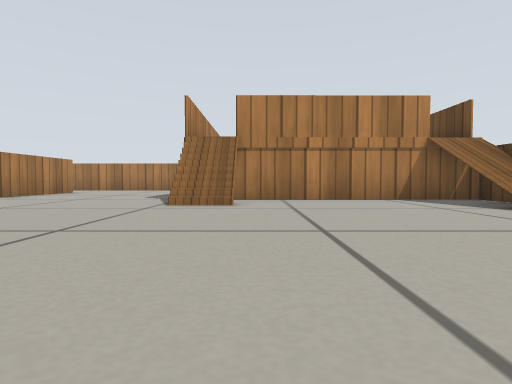
view 1 (above)

14 first-person views from a walk through a robot-simulator world made for Gazebo. The camera is 0.19 m above the floor, tilts 2° down and sees 75° across. The floor is counted in squares, 0.5 m on a side. Each view is taken from the middle of a square. On the plan, view 1 faces up. The plan holds only what a view shows up to about 9 squares ahead; the rest is blank. Simple patterns stand in for the simulator's built-in surfaces.

view 2
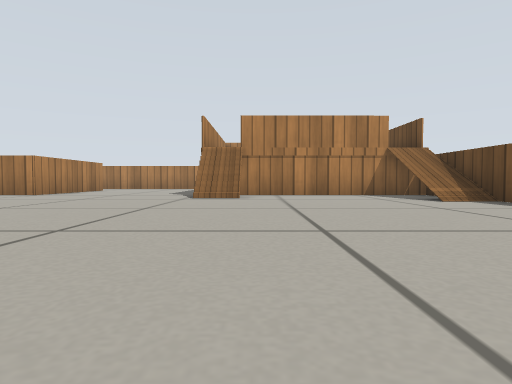

view 3
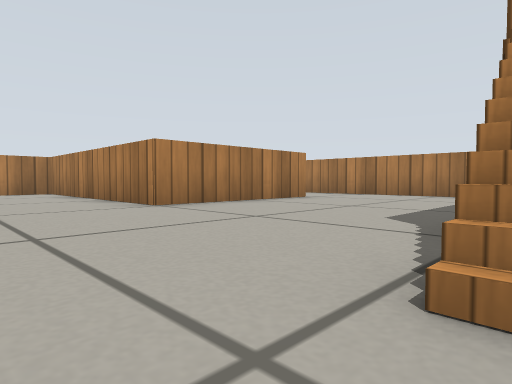

view 4
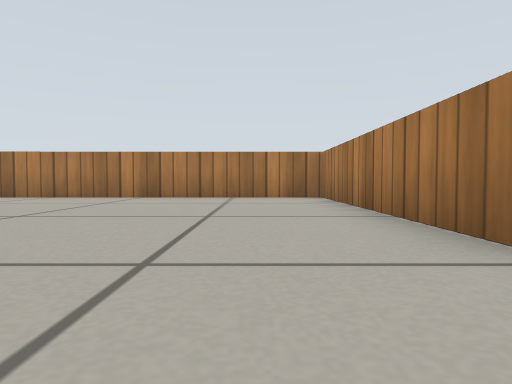

view 5
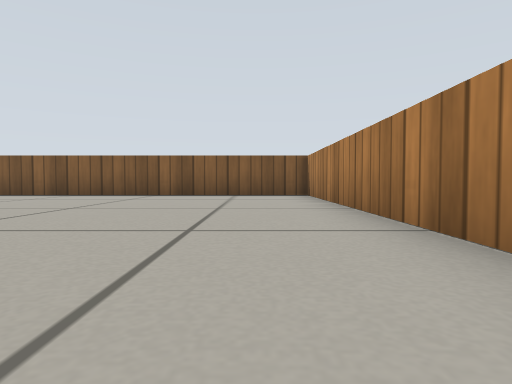

view 6
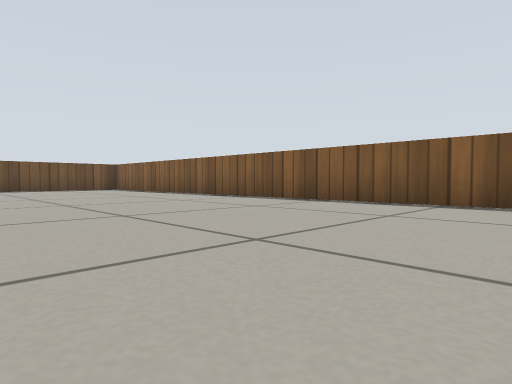

view 7
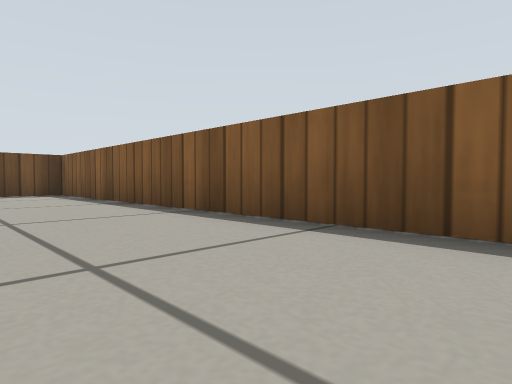

view 8
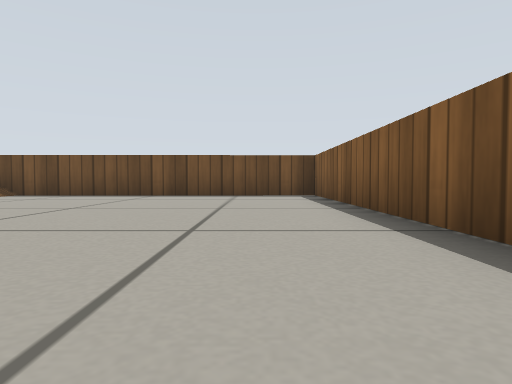

view 9
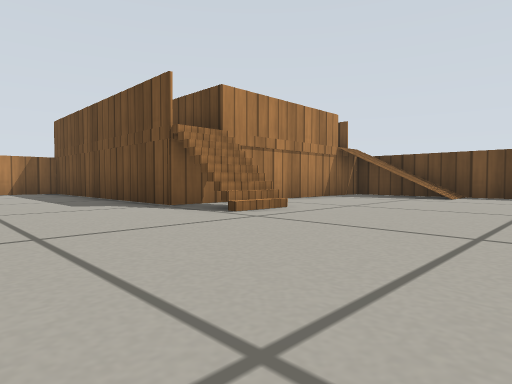

view 10
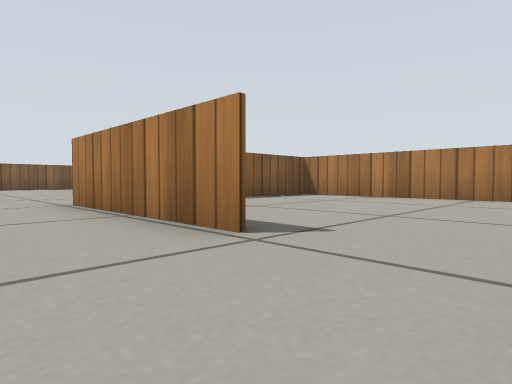

view 11
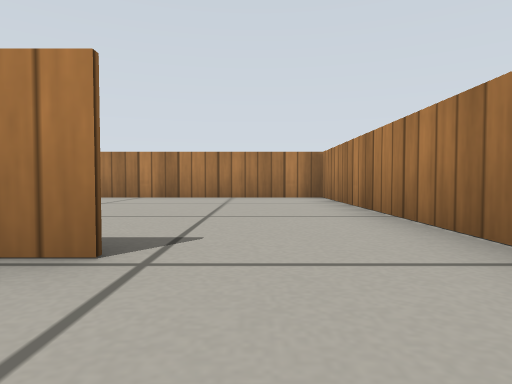

view 12
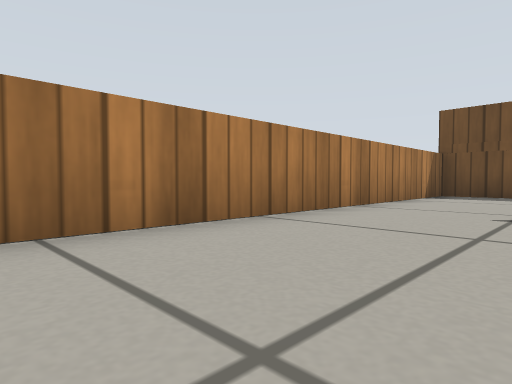

view 13
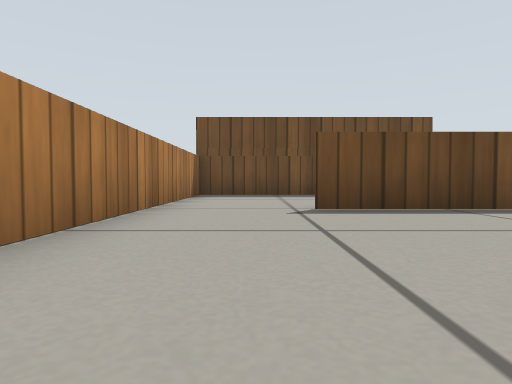

view 14
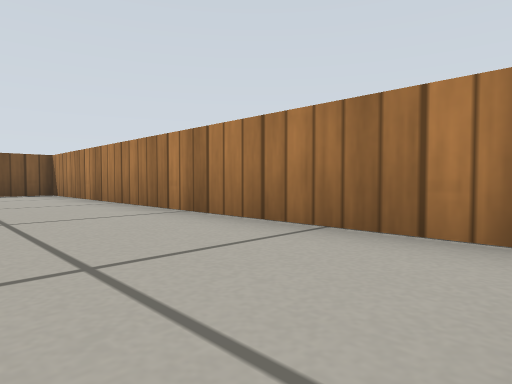

### Floor plan
Points are (right, up) in squares from view 1. A wall is a line through its corners. A room is listed if a view was taken in it or the views show most of it. See-through windows are left out.
Room 1 (views 1, 2, 3, 4, 5, 6, 7, 8, 9, 10, 11, 14)
walls: (-5.6, 10.3) (-5.6, 6.5) (-11.4, 6.5); (-11.3, 7) (-11.3, -3.5) (4.3, -3.5) (4.3, 6.5) (-1.4, 6.5) (-1.4, 12.5) (-5.6, 12.5)
ways out: opening at (-6, 11.5) to room 2
objects: stairs (-1, 5) to (-1, 6); other object (4, 6)
Room 2 (views 12, 13)
walls: (-5.7, 7.6) (-5.7, 10.3); (-5.6, 12.5) (-11.3, 12.5) (-11.3, 7); (-11.4, 6.5) (-9.1, 6.5)
ways out: opening at (-6, 11.5) to room 1

Positions as (right, up) in squares from view 1, and headings:
1: (0, 0), facing up
2: (0, -2), facing up
3: (-1, 4), facing up-left
4: (-4, 5), facing left
5: (-10, 5), facing down
6: (-9, 2), facing down-right
7: (-5, -1), facing down-right
8: (-4, -2), facing right
9: (-4, 2), facing up-right
10: (-4, 12), facing down-left
11: (-4, 11), facing left
12: (-10, 10), facing up-right
13: (-10, 11), facing right
14: (-9, 6), facing down-left
